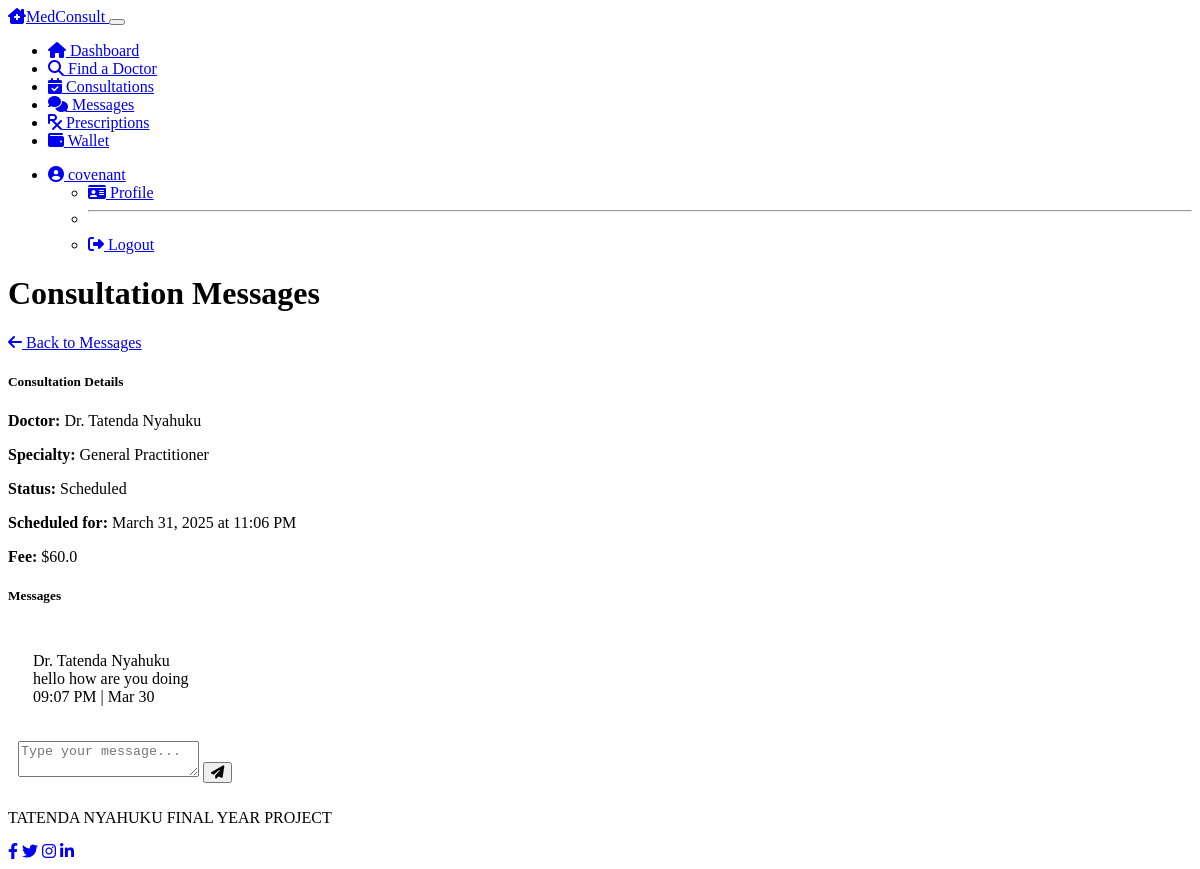
The app's page /patient/consultation/1/messages (signed in), older data.
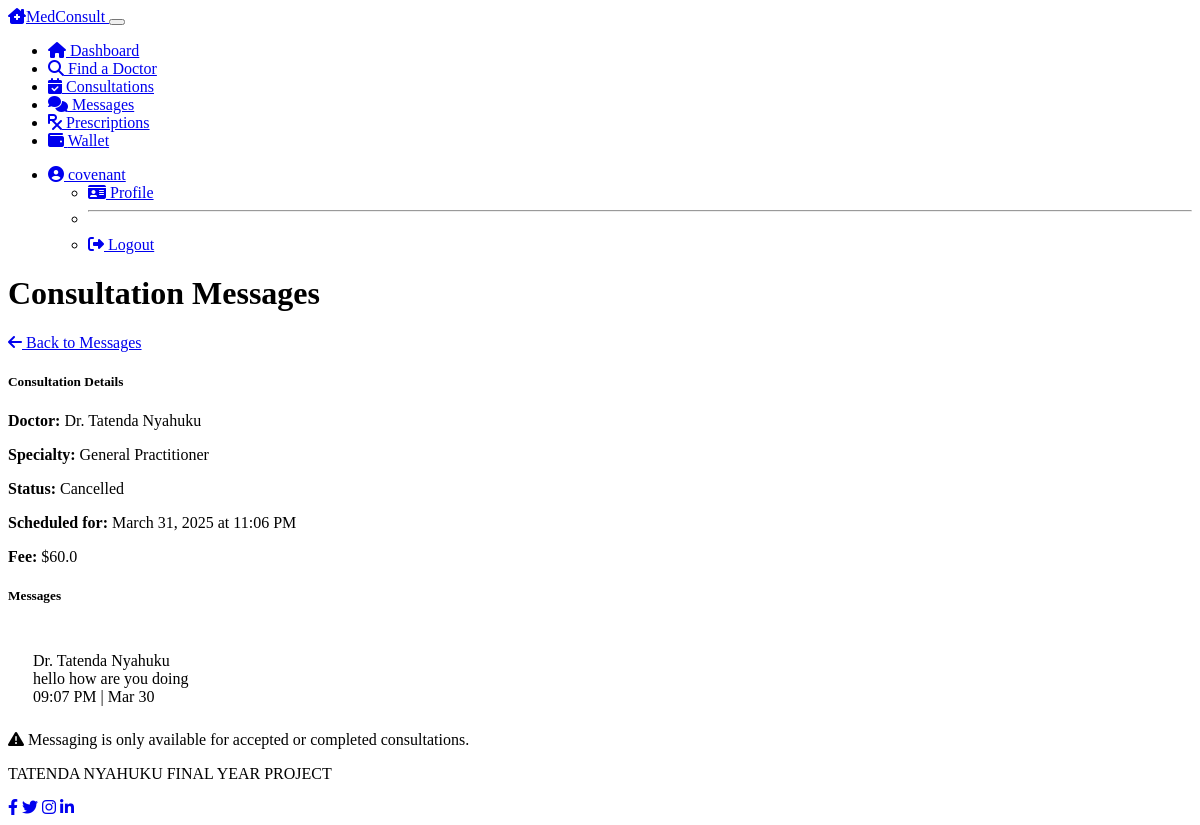
The same page, newer data.
### routes.py (the view, shortened to what this page needs)
@app.route('/patient/consultation/<int:consultation_id>/messages', methods=['GET', 'POST'])
@login_required
@patient_required
def patient_consultation_messages(consultation_id):
    consultation = Consultation.query.get_or_404(consultation_id)
    if consultation.patient_id != current_user.patient.id:
        abort(403)
    form = MessageForm()
    messages = Message.query.filter_by(
        consultation_id=consultation.id
    ).order_by(Message.timestamp).all()
    return render_template('patient/consultation_messages.html',
                          title='Consultation Messages',
                          consultation=consultation,
                          messages=messages,
                          form=form,
                          now=datetime.utcnow,
                          timedelta=timedelta)

### forms.py
class MessageForm(FlaskForm):
    content = TextAreaField('Message', validators=[DataRequired()])
    submit = SubmitField('Send')

### models.py (called while the page is built)
@login_manager.user_loader
def load_user(user_id):
    user = User.query.get(int(user_id))
    if user:
        return user
    return None

### routes.py (called while the page is built)
def patient_required(f):
    @wraps(f)
    def decorated_function(*args, **kwargs):
        if not current_user.is_authenticated or current_user.role != 'patient':
            flash('Access denied: Patient access required', 'danger')
            return redirect(url_for('login'))
        return f(*args, **kwargs)
    return decorated_function

### templates/patient/consultation_messages.html (shortened to what the changed rows need)
{% extends "layout.html" %}
{% block content %}
<div class="row mb-4">
    <div class="col-12">
        <div class="d-flex justify-content-between align-items-center mb-4">
            <h1 class="mb-0">Consultation Messages</h1>
        </div>
        <div class="card bg-dark text-light mb-4">
            <div class="card-body">
                <div class="row">
                    <div class="col-md-6">
                        <p>
                            <strong>Status:</strong>
                            {% if consultation.status == 'requested' %}
                                <span class="badge bg-warning text-dark">Pending</span>
                            {% elif consultation.status == 'accepted' %}
                                <span class="badge bg-primary">Scheduled</span>
                            {% elif consultation.status == 'completed' %}
                                <span class="badge bg-success">Completed</span>
                            {% elif consultation.status == 'rejected' %}
                                <span class="badge bg-danger">Rejected</span>
                            {% elif consultation.status == 'cancelled' %}
                                <span class="badge bg-secondary">Cancelled</span>
                            {% endif %}
                        </p>
                    </div>
                </div>
            </div>
        </div>
        <div class="card bg-dark text-light">
            <div class="card-body">
                <div id="chat-container"
                     data-consultation-id="{{ consultation.id }}"
                     data-user-id="{{ current_user.id }}"
                     data-user-name="{{ current_user.username }}">
                    <div id="messages-list" class="messages-list mb-3">
                        {% if messages %}
                            {% for message in messages %}
                                <div class="message-item d-flex {% if message.sender_id == current_user.id %}justify-content-end{% else %}justify-content-start{% endif %} mb-2">
                                </div>
                            {% endfor %}
                        {% else %}
                            <div class="alert alert-info">
                                <i class="fas fa-info-circle me-2"></i>
                                No messages yet. Start the conversation!
                            </div>
                        {% endif %}
                    </div>
                    {% if consultation.status in ['accepted', 'completed'] %}
                        <form id="message-form" class="message-form" method="POST" action="">
                            <div class="input-group">
                                {{ form.content(class="form-control", placeholder="Type your message...", id="message-input") }}
                                <button type="submit" class="btn btn-primary" id="send-message-btn">
                                    <i class="fas fa-paper-plane"></i>
                                </button>
                            </div>
                        </form>
                    {% else %}
                        <div class="alert alert-warning">
                            <i class="fas fa-exclamation-triangle me-2"></i>
                            Messaging is only available for accepted or completed consultations.
                        </div>
                    {% endif %}
                </div>
            </div>
        </div>
    </div>
</div>
{% endblock %}

Row changes from the older to the newer data that the page shows:
changed Consultation: status "accepted" → "cancelled" (drawn)
Text that changed along with them:
text no longer shown: "Scheduled"
text now shown: "Cancelled Messaging is only available for accepted or completed consultations."
